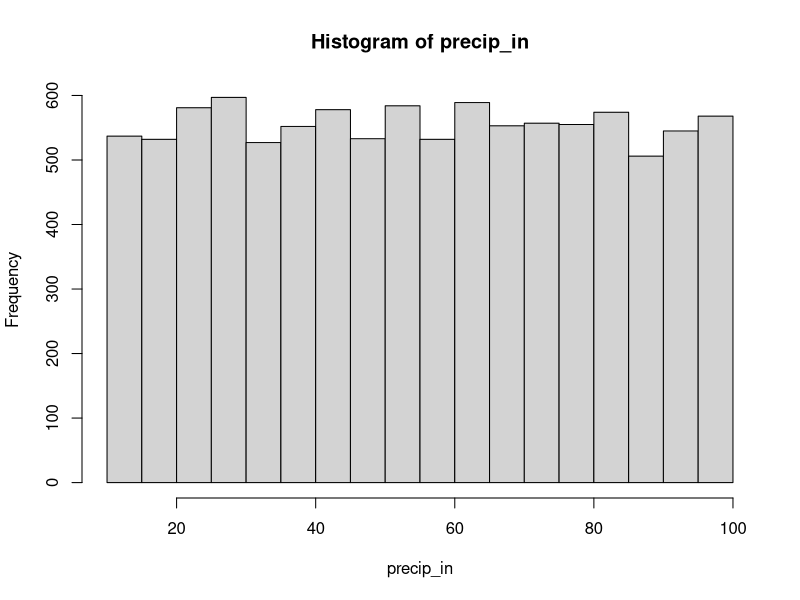
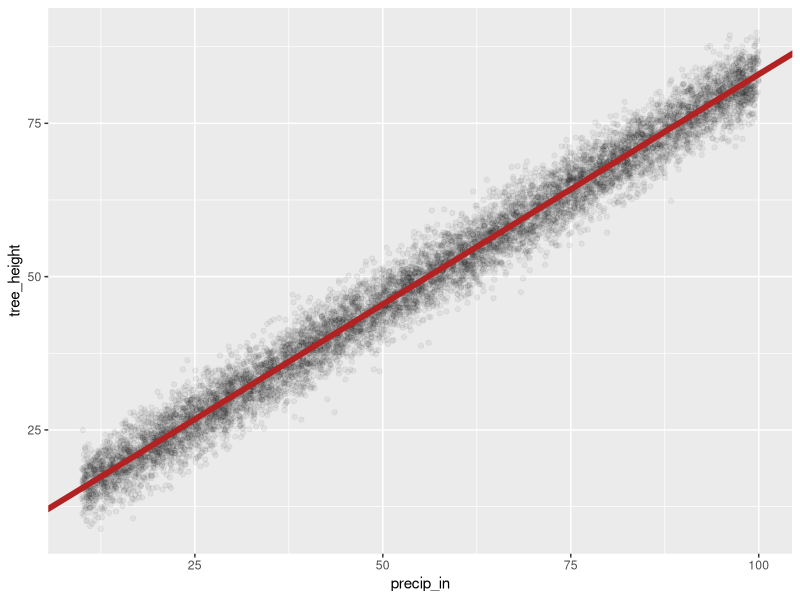
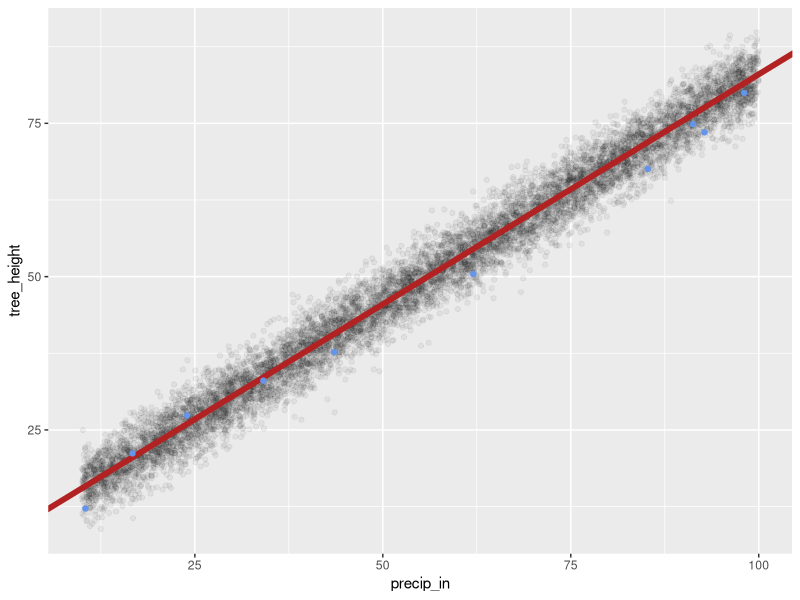
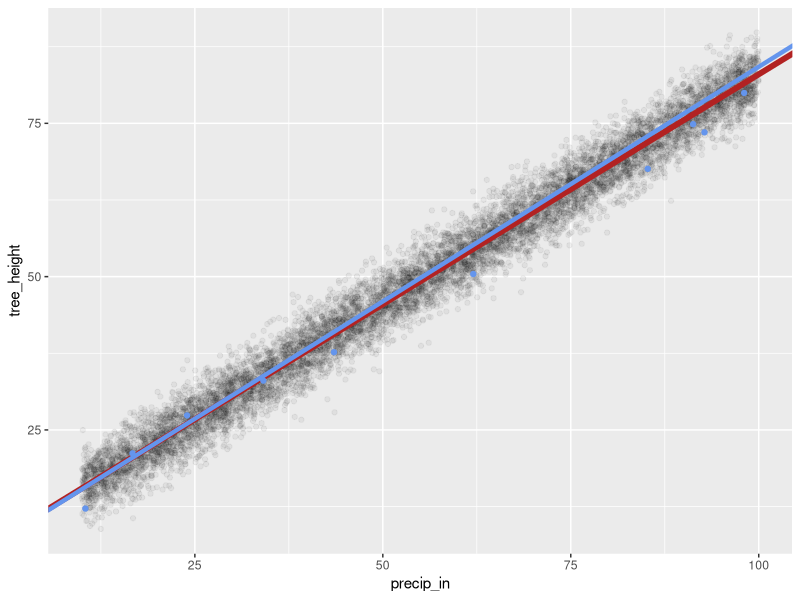

Source code (R) for these figures, in order:
## ---- chunk 1
library(tidyverse)
## ---- chunk 2
precip_in<-runif(1e4,min=10,max=100)
hist(precip_in)
## ---- chunk 3
beta0<-8
beta1<-0.75
sigma<-3
u<-rnorm(1e4,mean=0,sd=sigma)
tree_height<-beta0+beta1*precip_in + u

tree_pop<-tibble(precip_in, tree_height)
ggplot(tree_pop,aes(precip_in, tree_height))+ geom_point(alpha=0.05)+
  geom_abline(slope=beta1,
              intercept=beta0,
              color="firebrick",
              linewidth=2)

pop_lm<-lm(tree_height ~ precip_in, tree_pop)
summary(pop_lm)

tree_sample<- sample_n(tree_pop,10)

tree_pop<-tibble(precip_in, tree_height)

ggplot(tree_pop,aes(precip_in, tree_height))+ 
  geom_point(alpha=0.05)+
  geom_abline(slope=beta1,
              intercept=beta0,
              color="firebrick",
              linewidth=2)+ 
  geom_point(data=tree_sample,
           color="cornflowerblue")

sample_lm<-lm(tree_height ~precip_in, tree_sample)
summary(sample_lm)

ggplot(tree_pop,aes(precip_in, tree_height))+ 
  geom_point(alpha=0.05)+
  geom_abline(slope=beta1,
              intercept=beta0,
              color="firebrick",
              linewidth=2)+ 
  geom_point(data=tree_sample,
           color="cornflowerblue") +
  geom_abline(slope=0.7653,
              intercept=7.69342,
              color="cornflowerblue",
              linewidth=1.5)

summary(sample_lm)$coeff["precip_in", "Estimate"]

